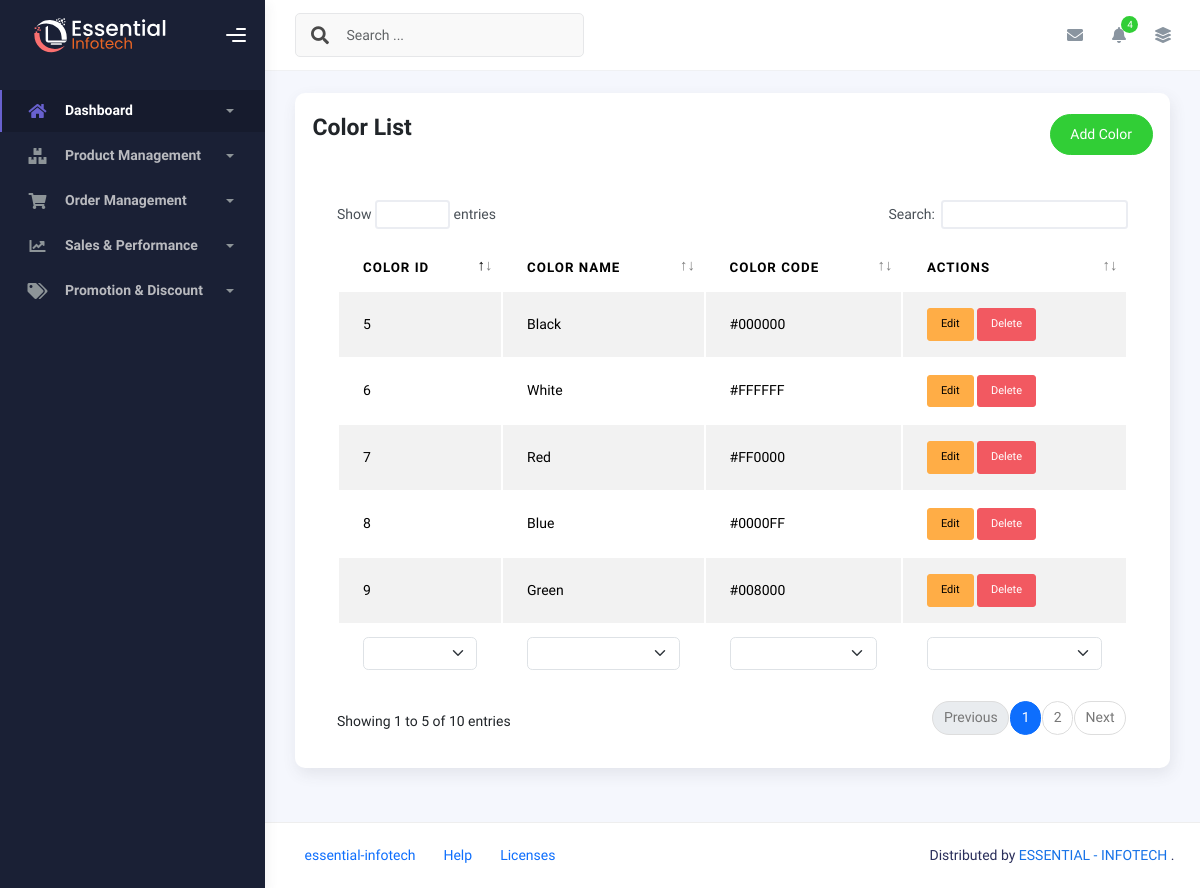
Page /product-management/color/list/ on the committed database.
### product_management/models.py (models this page shows, shortened)
class Color(models.Model):
    color_name = models.CharField(max_length=255)
    color_code = models.CharField(max_length=7)  # e.g., '#FFFFFF'
    created_at = models.DateTimeField(auto_now_add=True)
    updated_at = models.DateTimeField(auto_now=True)

### product_management/views.py (the view)
# urls.py: path('color/list/', color_list, name='color-list'),
def color_list(request):
    color = Color.objects.all()
    return render(request, 'product_management/color.html', {'color': color})

### templates/product_management/color.html (shortened to what this page needs)
{% extends 'base.html' %}
{% block content %}
    <div class="container">
        <div class="page-inner">
            <div class="row">
                <div class="col-md-12">
                    <div class="card p-3">
                        <div class="page-header d-flex justify-content-between p-1">
                            <h3 class="fw-bold mb-3">Color List</h3>
                            <a href="{% url 'color-form' %}" class="btn btn-success btn-round ms-auto text-white" style="text-decoration: none;">
                                Add Color
                            </a>
                        </div>
                        <div class="card-body">
                            <div class="table-responsive">
                                <table id="multi-filter-select" class="display table table-striped table-hover">
                                    <thead>
                                        <tr>
                                            <th>Color ID</th>
                                            <th>Color Name</th>
                                            <th>Color Code</th>
                                            <th>Actions</th>
                                        </tr>
                                    </thead>
                                    <tfoot>
                                        <tr>
                                            <th>Color ID</th>
                                            <th>Color Name</th>
                                            <th>Color Code</th>
                                            <th>Actions</th>
                                        </tr>
                                    </tfoot>
                                    <tbody>
                                        {% for color in color %}
                                        <tr>
                                            <td>{{ color.id }}</td>
                                            <td>{{ color.color_name }}</td>
                                            <td>{{ color.color_code }}</td>
                                            <td>
                                                <a href="{% url 'color-edit' color.pk %}" class="btn btn-warning btn-sm">Edit</a>
                                                <form method="POST" action="{% url 'color-delete' color.pk %}" style="display:inline;" onsubmit="return confirm('Are you sure you want to delete this banner?');" >
                                                    <button type="submit" class="btn btn-danger btn-sm">Delete</button>
                                                </form>
                                            </td>
                                        </tr>
                                        {% empty %}
                                        <tr>
                                            <td colspan="4">No colors found.</td>
                                        </tr>
                                        {% endfor %}
                                    </tbody>
                                </table>
                            </div>
                        </div>
                    </div>
                </div>
            </div>
        </div>
    </div>
{% endblock %}

### rows in the picture
Color: id "5", color_name "Black", color_code "#000000"
Color: id "6", color_name "White", color_code "#FFFFFF"
Color: id "7", color_name "Red", color_code "#FF0000"
Color: id "8", color_name "Blue", color_code "#0000FF"
Color: id "9", color_name "Green", color_code "#008000"
